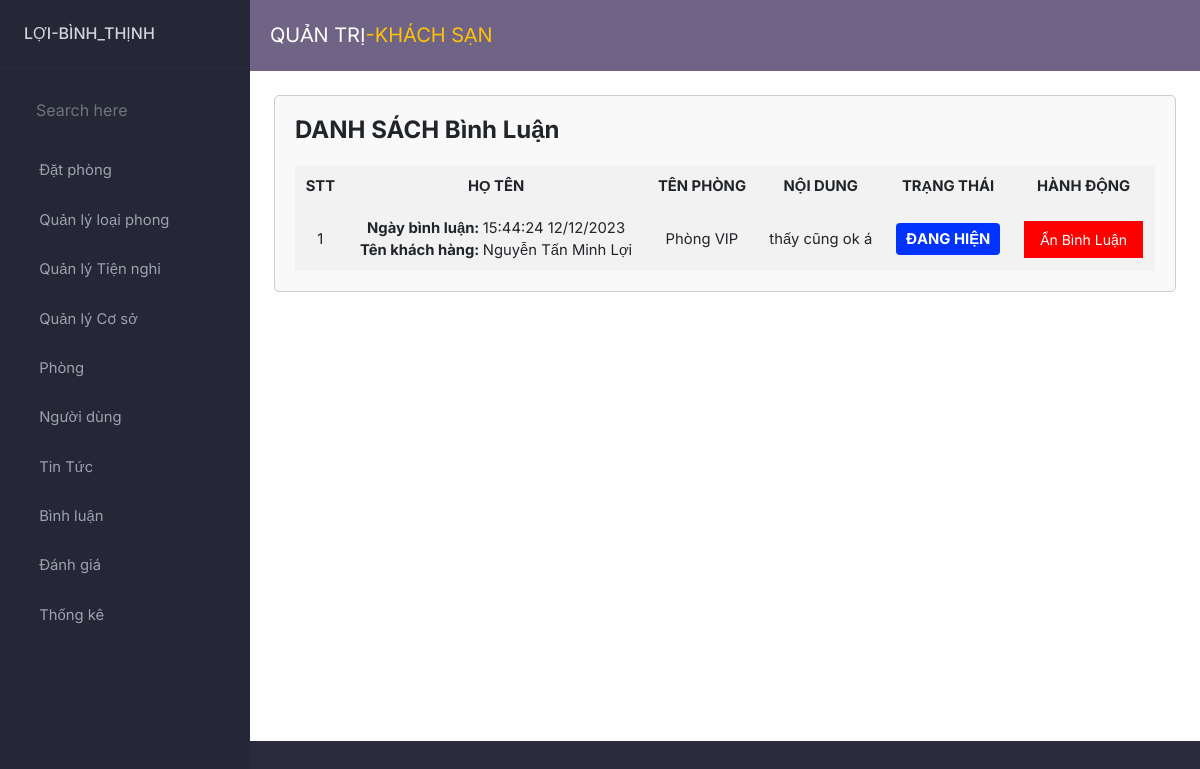
The app's page /admin/index.php?act=binhluan with its own data.
### tables this page shows
CREATE TABLE `binh_luan` (
  `id` int(11) NOT NULL,
  `id_phong` int(11) DEFAULT NULL,
  `id_khachhang` int(11) DEFAULT NULL,
  `noi_dung` text DEFAULT NULL,
  `ngay_bl` varchar(25) DEFAULT NULL,
  `trang_thai` int(11) NOT NULL DEFAULT 0
);

CREATE TABLE `khach_hang` (
  `id` int(11) NOT NULL,
  `ten_dn` varchar(50) NOT NULL,
  `mat_khau` varchar(255) NOT NULL,
  `ho_ten` varchar(100) DEFAULT NULL,
  `hinh` varchar(255) DEFAULT NULL,
  `email` varchar(100) DEFAULT NULL,
  `vai_tro` int(1) DEFAULT 0,
  `sdt` varchar(15) DEFAULT NULL,
  `cccd` varchar(15) DEFAULT NULL,
  `trang_thai` int(11) NOT NULL DEFAULT 0
);

CREATE TABLE `phong` (
  `id` int(11) NOT NULL,
  `ma_loaiphong` int(11) NOT NULL,
  `hinh` varchar(255) DEFAULT NULL,
  `mo_ta` text DEFAULT NULL,
  `dien_tich` decimal(10,0) DEFAULT NULL,
  `gia_phong` decimal(10,0) DEFAULT NULL,
  `nguoi_lon` int(11) DEFAULT NULL,
  `tre_em` int(11) DEFAULT NULL,
  `trang_thai_phong` int(1) DEFAULT 0
);

CREATE TABLE `loai_phong` (
  `ma_loai` int(11) NOT NULL,
  `ten_loai` varchar(255) DEFAULT NULL
);

### model/pdo.php (called while the page is built, shortened)
<?php
function pdo_get_connection()
{
    $dburl = "mysql:host=localhost;dbname=du_an_1;charset=utf8";
    $username = 'root';
    $password = '';
    $conn = new PDO($dburl, $username, $password);
    $conn->setAttribute(PDO::ATTR_ERRMODE, PDO::ERRMODE_EXCEPTION);
    return $conn;
}
function pdo_query($sql)
{
    $sql_args = array_slice(func_get_args(), 1);
    try {
        $conn = pdo_get_connection();
        $stmt = $conn->prepare($sql);
        $stmt->execute($sql_args);
        $rows = $stmt->fetchAll();
        return $rows;
    } catch (PDOException $e) {
        throw $e;
    } finally {
        unset($conn);
    }
}
function pdo_query_one($sql)
{
    $sql_args = array_slice(func_get_args(), 1);
    try {
        $conn = pdo_get_connection();
        $stmt = $conn->prepare($sql);
        $stmt->execute($sql_args);
        $row = $stmt->fetch(PDO::FETCH_ASSOC);
        return $row;
    } catch (PDOException $e) {
        throw $e;
    } finally {
        unset($conn);
    }
}

### model/binhluan.php (called while the page is built, shortened)
<?php
function list_binhluan()
{
    $sql = "SELECT * FROM binh_luan order by id desc ";
    $result = pdo_query($sql);
    return $result;
}

### model/danhgia.php (called while the page is built, shortened)
<?php
function lay_ten_khachhang($id_khachhang)
{
    $sql = "SELECT * FROM khach_hang WHERE id='$id_khachhang'";
    $result = pdo_query_one($sql);
    extract($result);
    return $ho_ten;
}

### model/phong.php (called while the page is built, shortened)
<?php
function lay_ten_loaiphong($ma_loaiphong)
{
    $sql = "SELECT * FROM loai_phong WHERE ma_loai='$ma_loaiphong'";
    $result = pdo_query_one($sql);
    extract($result);
    return $ten_loai;
}
function sua_phong($id)
{
    $sql = "SELECT * FROM phong WHERE id='$id'";
    $result = pdo_query_one($sql);
    return $result;
}

### admin/binhluan/danhsachbinhluan.php (the view, shortened to what this page needs)
<div class="form-container1">
    <h1 class="admin__list-title">DANH SÁCH Bình Luận</h1>
    <div class="admin__list-table">
        <?php if (!empty($list_binhluan)) : ?>
            <table class="admin__table">
                <tr>
                    <th>STT</th>
                    <th>HỌ TÊN</th>
                    <th>TÊN PHÒNG</th>
                    <th>NỘI DUNG</th>
                    <th>TRẠNG THÁI</th>
                    <th>HÀNH ĐỘNG</th>
                </tr>
                <?php $soThuTu = 1; ?>
                <?php foreach ($list_binhluan as $binhluan) {
                    extract($binhluan);
                    $ten_binhluan = lay_ten_khachhang($binhluan['id_khachhang']);
                    $phong = sua_phong($id_phong);
                    extract($phong);
                    $ten_phong = lay_ten_loaiphong($phong['ma_loaiphong']);
                ?>
                    <tr>
                        <td><?php echo $soThuTu; ?></td>
                        <td>
                            <span style=" font-weight: bold;">Ngày bình luận: </span><span><?php echo $binhluan['ngay_bl']; ?></span> <br>
                            <span style=" font-weight: bold;">Tên khách hàng: </span><span><?php echo $ten_binhluan; ?></span>
                        </td>
                        <td><?php echo $ten_phong; ?></td>
                        <td class="mota"><?php echo $binhluan['noi_dung']; ?></td>
                        <td>
                            <?php
                            if ($binhluan['trang_thai'] == 0) { ?>
                                <span class="danghien">Đang hiện</span>
                            <?php } else { ?>
                                <span class="dangan">Đang Ẩn</span>
                            <?php } ?>
                        </td>
                        <td>
                            <?php
                            if ($binhluan['trang_thai'] == 0) { ?>
                                <form action="index.php?act=an_binhluan" method="post">
                                    <input class="an_binhluan" type="submit" onclick="an_binhluan()" value="Ẩn Bình Luận" name="an_binhluan">
                                </form>
                            <?php } ?>
                        </td>
                    </tr>
                    <?php $soThuTu++; ?>
                <?php } ?>
            </table>
        <?php else : ?>
            <p>Không có dữ liệu Bình Luận.</p>
        <?php endif; ?>
    </div>
</div>

### admin/css/style.css (style rules this page uses)
:root { --dk-gray-100: #F3F4F6; --dk-gray-200: #E5E7EB; --dk-gray-300: #D1D5DB; --dk-gray-400: #9CA3AF; --dk-gray-500: #6B7280; --dk-gray-600: #4B5563; --dk-gray-700: #374151; --dk-gray-800: #1F2937; --dk-gray-900: #111827; --dk-dark-bg: #313348; --dk-darker-bg: #2a2b3d; --navbar-bg-color: #6f6486; --sidebar-bg-color: #252636; --sidebar-width: 250px; }
* { margin: 0; padding: 0; box-sizing: border-box; }
body { font-family: 'Inter', sans-serif; background-color: var(--dk-darker-bg); font-size: .925rem; }

### admin/css/from.css (style rules this page uses)
.form-container1 { max-width: 2000px; margin: 0 auto; padding: 20px; border: 1px solid #ccc; border-radius: 5px; background-color: #f9f9f9; }
.admin__list-title { font-size: 24px; font-weight: bold; margin-bottom: 20px; }
.admin__table { width: 100%; border-collapse: collapse; }
.admin__table th { font-weight: bold; padding: 10px; text-align: center; background-color: #f2f2f2; }
.admin__table tr:nth-child(even) { background-color: #f2f2f2; }
.admin__table td { padding: 10px; text-align: center; }
.mota { max-width: 550px; }

### admin/binhluan/danhsachbinhluan.php (style rules this page uses)
.danghien { background-color: #0033FF; display: inline-block; padding: 5px 10px; color: #fff; border-radius: 4px; font-weight: bold; text-transform: uppercase; text-align: center; text-decoration: none; transition: background-color 0.3s ease-in-out; }
.an_binhluan { background-color: red; color: white; border: none; padding: 8px 16px; text-align: center; text-decoration: none; display: inline-block; font-size: 14px; cursor: pointer; }

### records on screen
binh_luan: ngay_bl "15:44:24 12/12/2023", id_khachhang.ho_ten "Nguyễn Tấn Minh Lợi", id_phong.ten_loai "Phòng VIP", noi_dung "thấy cũng ok á", trang_thai "ĐANG HIỆN"
